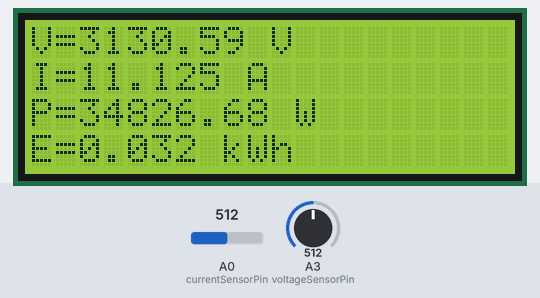
A sketch run on a simulated Arduino Uno, built with avr-gcc and run on an emulated ATmega328P. Shown: 20×4 character LCD. The test bench sets the inputs (shaded band); at power-on: A0 (currentSensorPin) = 512, A3 (voltageSensorPin) = 512.

Above: at 3.9 s.
4.0 s: A0 (currentSensorPin) set to 716
At 6.3 s:
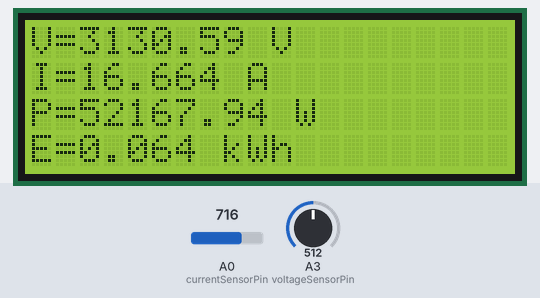
7.0 s: A3 (voltageSensorPin) set to 716
At 8.4 s:
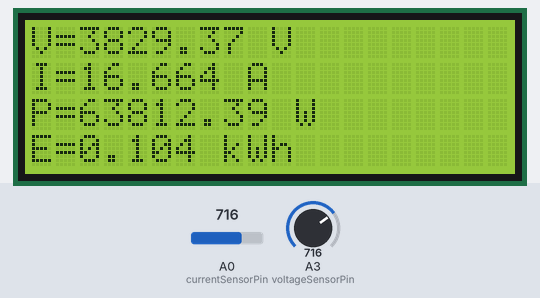
9.2 s: A0 (currentSensorPin) set to 900
At 10.4 s:
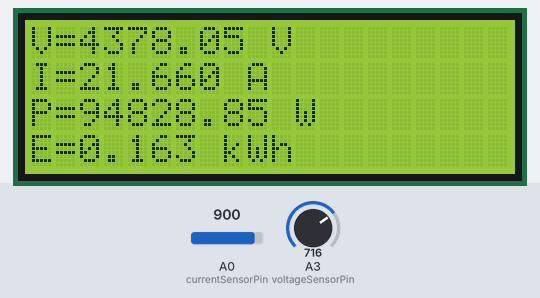
11.5 s: A3 (voltageSensorPin) set to 900
At 13.4 s:
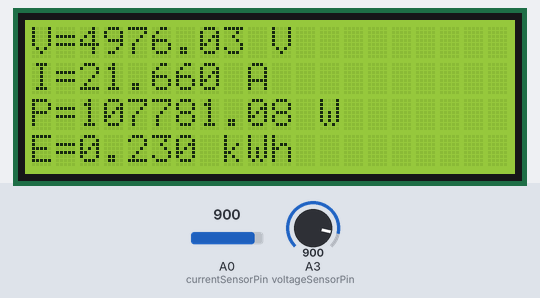
13.7 s: A0 (currentSensorPin) set to 1023
At 15.7 s:
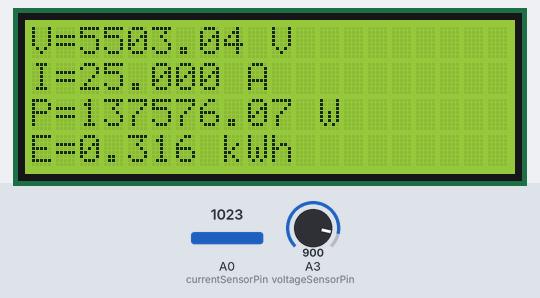
16.0 s: A3 (voltageSensorPin) set to 1023
At 17.7 s:
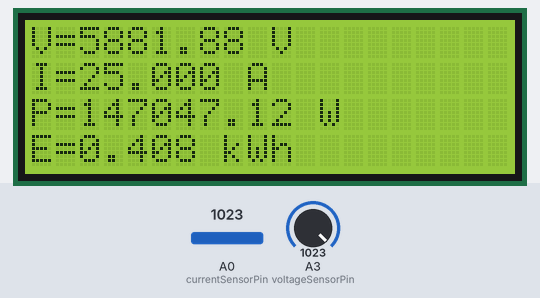
Timing chart, 0 to 19.2 s (numbered marks = the images above; inputs shaded):
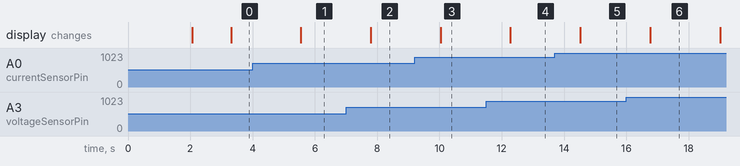

Measured:
- after the input at 4.0 s, the display: changes after 1.6 s (image 1)
- after the input at 7.0 s, the display: changes after 0.80 s (image 2)
- after the input at 9.2 s, the display: changes after 0.84 s (image 3)
- after the input at 11.5 s, the display: changes after 0.78 s (image 4)
- after the input at 13.7 s, the display: changes after 0.82 s (image 5)

The sketch:

V1.ino
```cpp
#include <LiquidCrystal.h> // Library for LCD

// LCD Pins
LiquidCrystal lcd(2, 3, 4, 5, 6, 7);

// Constants for Current Sensor (ACS712)
const int currentSensorPin = A0;  // Analog pin connected to ACS712
const float sensitivity = 180.0;  // mV/A (100 for 20A module, 66 for 30A module)
const float offsetVoltage = 500.0; // Offset voltage in mV

// Constants for Voltage Measurement
const int voltageSensorPin = A3;  // Analog pin for voltage measurement
const float voltageDividerRatio = 561.0; // Voltage divider ratio (updated based on your circuit)

// Time and Energy Tracking
unsigned long lastTime = 0; // Last recorded time
float energyConsumed = 0;   // Energy in kWh

void setup() {
    // Initialize serial communication
    Serial.begin(9600);

    // Initialize LCD
    lcd.begin(20, 4);
    lcd.setCursor(0, 0);
    lcd.print("SMART ENERGY METER");
    delay(2000); // Display welcome message for 2 seconds
    lcd.clear();
}

void loop() {
    // Get RMS values for voltage and current
    float Vrms = measureVoltageRMS();
    float Irms = measureCurrentRMS();

    // Calculate power and energy
    float power = Vrms * Irms; // Power in Watts
    updateEnergy(power);

    // Display readings
    displayReadings(Vrms, Irms, power, energyConsumed);

    // Short delay for stability
    delay(1000);
}

// Function to measure RMS voltage
float measureVoltageRMS() {
    float voltageSum = 0;
    const int sampleCount = 2500; // Number of samples for RMS calculation

    for (int i = 0; i < sampleCount; i++) {
        int adcValue = analogRead(voltageSensorPin); // Read ADC value
        float voltage = (adcValue / 1023.0) * 5000; // Convert to mV
        voltageSum += voltage * voltage + 2;           // Sum of squares
        delayMicroseconds(200); // Small delay for sampling
    }

    float voltageRMS = sqrt(voltageSum / sampleCount); // RMS calculation
    return voltageRMS * voltageDividerRatio / 1000.0 *2.23;  // Convert to Volts
}

// Function to measure RMS current
float measureCurrentRMS() {
    float currentSum = 0;
    const int sampleCount = 1000; // Number of samples for RMS calculation

    for (int i = 0; i < sampleCount; i++) {
        int adcValue = analogRead(currentSensorPin); // Read ADC value
        float voltage = (adcValue / 1023.0) * 5000; // Convert to mV
        float current = (voltage - offsetVoltage) / sensitivity; // Convert to Amps
        currentSum += current * current;           // Sum of squares
        delayMicroseconds(100); // Small delay for sampling
    }

    return sqrt(currentSum / sampleCount); // RMS calculation
}

// Function to update energy consumption
void updateEnergy(float power) {
    unsigned long currentTime = millis();
    float elapsedTime = (currentTime - lastTime) / 1000.0; // Time in seconds
    energyConsumed += (power * elapsedTime) / 3600.0 / 1000.0; // Energy in kWh
    lastTime = currentTime; // Update last time
}

// Function to display readings on LCD
void displayReadings(float Vrms, float Irms, float power, float energy) {
    lcd.clear();

    // Display Voltage
    lcd.setCursor(0, 0);
    lcd.print("V=");
    lcd.print(Vrms, 2);
    lcd.print(" V");

    // Display Current
    lcd.setCursor(0, 1);
    lcd.print("I=");
    lcd.print(Irms, 3);
    lcd.print(" A");

    // Display Power
    lcd.setCursor(0, 2);
    lcd.print("P=");
    lcd.print(power, 2);
    lcd.print(" W");

    // Display Energy
    lcd.setCursor(0, 3);
    lcd.print("E=");
    lcd.print(energy, 3);
    lcd.print(" kWh");
}
```
